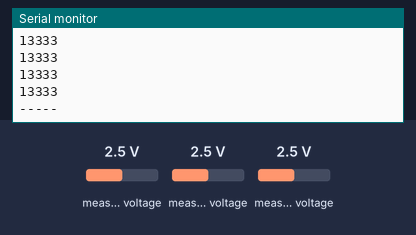
This sketch was run on a simulated Arduino Zero (SAMD21). Parts: the last lines printed to the serial monitor. Wiring (inferred from the names in the program): ADS1115 converter at I2C address 0x48; ADS1115 converter at I2C address 0x49. The inputs (shaded band) are chosen by the test bench; at power-on: measured voltage 2.5 V.

Above: at 1.2 s.
1.3 s: measured voltage (sensor 200) set to 0.1 V
At 1.9 s:
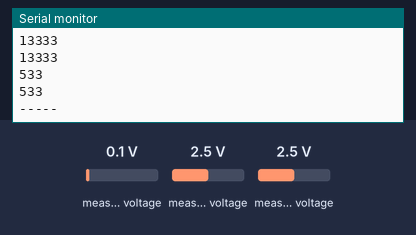
2.8 s: measured voltage (sensor 201) set to 1.2 V
4.3 s: measured voltage (sensor 202) set to 3.8 V
5.8 s: measured voltage (sensor 200) set to 4.9 V
At 6.5 s:
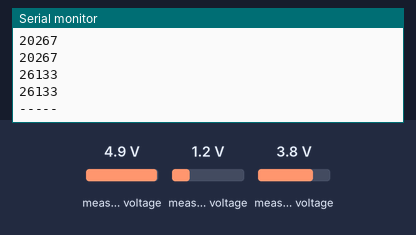
7.3 s: measured voltage (sensor 201) set to 4.1 V
Timing chart, 0 to 9.8 s (numbered marks = the images above; inputs shaded):
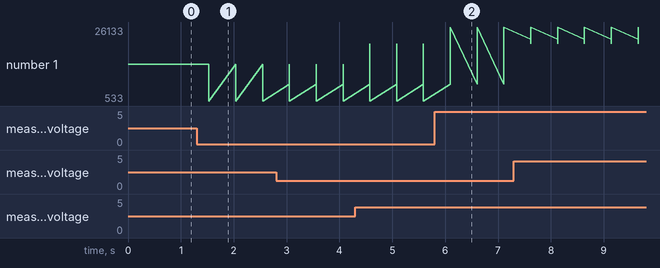

Measured:
- after the input at 1.3 s, the serial monitor: prints a new line after 0.23 s (image 1)
- after the input at 5.8 s, the serial monitor: prints a new line after 0.30 s (image 2)
- plotted number 1: 13333 → 533 after the input at 1.3 s, 533 → 26133 after the input at 5.8 s

The sketch:

ptap_ads1115.ino
```cpp
//Ben Clark

//Pressure Tap Board Library (Testing)

#include "ptap_ads1115.h"
#include <Wire.h>
#include <math.h>

uint16_t raw_data_packet[6]; //a packet for storing data
//format: [A at channel0, B at ch0, A at ch1, B at ch1, A at ch2, B at ch2]

void setup() {
  Serial.begin(9600);
  Wire.begin();
}

void loop() {
  prime_ads1115(ADC_A_ADDR, 0); //A at ch0
  raw_data_packet[0] = readReg(ADC_A_ADDR, POINT_REG_CONV);

  prime_ads1115(ADC_B_ADDR, 0); //B at ch0
  raw_data_packet[1] = readReg(ADC_B_ADDR, POINT_REG_CONV);

  prime_ads1115(ADC_A_ADDR, 1); //A at ch1
  raw_data_packet[2] = readReg(ADC_A_ADDR, POINT_REG_CONV);

  prime_ads1115(ADC_B_ADDR, 1); //B at ch1
  raw_data_packet[3] = readReg(ADC_B_ADDR, POINT_REG_CONV);

  prime_ads1115(ADC_A_ADDR, 2); //A at ch2
  raw_data_packet[4] = readReg(ADC_A_ADDR, POINT_REG_CONV);

  prime_ads1115(ADC_B_ADDR, 2); //B at ch2
  raw_data_packet[5] = readReg(ADC_B_ADDR, POINT_REG_CONV);

  for(int i=0; i<=5; i++) {
  SerialUSB.println(raw_data_packet[i]);
  }
  SerialUSB.println("-----");

  delay(500);
}
```

ptap_ads1115.cpp
```cpp
//Ben Clark

//Pressure Tap Board Library
//Function definitions
#include "ptap_ads1115.h"

void writeReg(byte deviceAddress, byte pointerRegister, byte val1, byte val2) {
//bit 1 and 0 in the pointerRegister determine what register is being accessed,
//so 00000000 is for the conversion register and 00000001 is for the configuration register.
  Wire.beginTransmission(deviceAddress);
  Wire.write(pointerRegister);
  Wire.write(val1); //queue bytes for trasmission
  Wire.write(val2);
  Wire.endTransmission();
}

uint16_t readReg(byte deviceAddress, byte pointerRegister) {
  Wire.beginTransmission(deviceAddress);
  Wire.write(pointerRegister);
  Wire.endTransmission();

  //read the register for two bytes
  Wire.requestFrom(deviceAddress, 2);
  uint16_t val = Wire.read();
  val = (val << 8) | Wire.read();
  return val;
}

void prime_ads1115(byte deviceAddress, int channel) {
  //the channel argument takes 0, 1, or 2 for AIN0, AIN1, and AIN2

  byte init_config = BLANK_INIT_CONFIG | (channel << 4);
  int next_channel = (1 << channel) & 0b011;
  byte next_ch_config = BLANK_CHANNEL_CONFIG | (next_channel << 4);

  if (deviceAddress == ADC_A_ADDR) {
    //power off A and set the channel
    writeReg(ADC_A_ADDR, POINT_REG_CONFIG, init_config, INIT_CONFIG2);
    //tell it to start a conversion and set the configuration for the NEXT channel
    writeReg(ADC_A_ADDR, POINT_REG_CONFIG, next_ch_config, AINX_CONFIG2);
  }
  else if (deviceAddress == ADC_B_ADDR) {
    writeReg(ADC_B_ADDR, POINT_REG_CONFIG, init_config, INIT_CONFIG2);
    writeReg(ADC_B_ADDR, POINT_REG_CONFIG, next_ch_config, AINX_CONFIG2);
  }
}
```

ptap_ads1115.h
```cpp
//Ben Clark

//Pressure Tap Board Library
//the board contains 2 ADCs with part number ADS1115

#ifndef ads1115_h
#define ads1115_h

#include <Arduino.h>
#include <Wire.h>
#include <math.h>

#define ADC_A_ADDR  0x48 //ADC device addresses
#define ADC_B_ADDR  0x49 //ADC device addresses

#define POINT_REG_CONV  0b00000000 //conversion register
#define POINT_REG_CONFIG  0b00000001 //configuration register

//the configuration register is 16 bit so it needs 2 bytes
#define BLANK_INIT_CONFIG 0b01000001 //enters power down state
#define INIT_CONFIG2 0b11100011 //sets to 860 samples per second

#define AIN0_CONFIG1 0b11000001 //this is for channel 0 or AIN0

#define AIN1_CONFIG1 0b11010001 //channel 1 or AIN1

#define AIN2_CONFIG1 0b11100001 //channel 2 or AIN2

#define AINX_CONFIG2 0b11100011 //the second byte is unchanged for all 3 channels

#define BLANK_CHANNEL_CONFIG 0b11000001


void writeReg(byte deviceAddress, byte targetRegister, byte newValue);

uint16_t readReg(byte deviceAddress, byte addr);

void prime_ads1115(byte deviceAddress, int channel);

#endif
```
